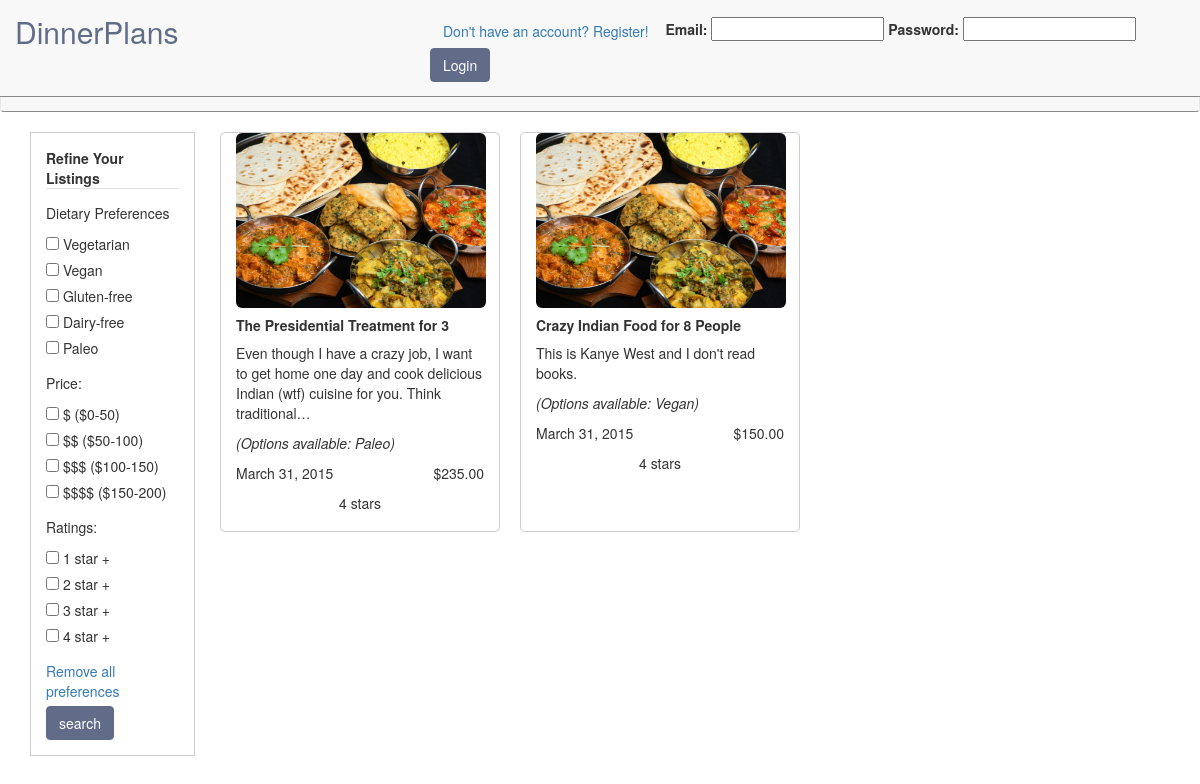
/meals/listings/5, run on the app's committed database.
### tables this page shows
CREATE TABLE `options` (
  `id` int(11) NOT NULL AUTO_INCREMENT,
  `option` varchar(45) DEFAULT NULL,
  PRIMARY KEY (`id`)
);

CREATE TABLE `meals` (
  `id` int(11) NOT NULL AUTO_INCREMENT,
  `meal` varchar(125) DEFAULT NULL,
  `description` text,
  `user_id` int(11) NOT NULL,
  `highest_bidder` int(11) DEFAULT NULL,
  `initial_price` float DEFAULT NULL,
  `category_id` int(11) NOT NULL,
  `created_at` datetime DEFAULT NULL,
  `current_price` float DEFAULT NULL,
  `ended_at` datetime DEFAULT NULL,
  `meal_date` datetime DEFAULT NULL,
  `duration` int(11) DEFAULT NULL,
  PRIMARY KEY (`id`),
  KEY `fk_items_users_idx` (`user_id`),
  KEY `fk_items_categories1_idx` (`category_id`),
  CONSTRAINT `fk_items_categories1` FOREIGN KEY (`category_id`) REFERENCES `categories` (`id`) ON DELETE NO ACTION ON UPDATE NO ACTION,
  CONSTRAINT `fk_items_users` FOREIGN KEY (`user_id`) REFERENCES `users` (`id`) ON DELETE NO ACTION ON UPDATE NO ACTION
);

### application/controllers/meals.php (called while the page is built, shortened)
<?php
class Meals extends CI_Controller
{
	public function __construct()
	{
	    $this->load->model("Meal");
		$this->load->helper('text');
	}
	public function index($category=0)
	{
		if(!empty($this->input->get()))
		{
			$meals = $this->filter_listing($this->input->get());
		}
		else if($category)
		{
			$meals = $this->Meal->show_meals_by_category($category);
		}
		else
		{
			$meals = $this->Meal->show_meals();
		}
		$categories = $this->Meal->show_categories();
		$options = $this->Meal->show_options();
		$view_data = array(
			"meals" => $meals,
			"categories" => $categories,
			"options" => $options
		);
		$this->load->view('meals/listings', $view_data);
	}
}

### index.php (called while the page is built, shortened)
<?php
require_once BASEPATH.'core/CodeIgniter.php';

### application/models/meal.php (called while the page is built, shortened)
<?php
class Meal extends CI_Model
{
	function show_options()
	{
		return $this->db->query("SELECT * FROM options;")->result_array();
	}
	function show_options_by_meal($id)
	{
		$query = "SELECT GROUP_CONCAT(' ',o.option) AS options FROM options o INNER JOIN meal_has_options mho on o.id = mho.option_id WHERE mho.meal_id = ?;";
		$values = array($id);
		$result = $this->db->query($query,$values)->row_array();
		$options = $result["options"];
		return $options;
	}
	function show_meals_by_category($category)
	{
		$query = "SELECT m.* FROM meals m LEFT JOIN meal_has_options mho on m.id = mho.meal_id WHERE m.category_id = ? AND ended_at IS NULL GROUP BY m.id ORDER BY m.meal_date;";
		$values = array($category);
		$result = $this->db->query($query,$values)->result_array();
		return $result;
	}
	public function get_meal_img($item_number)
	{
		$query = "SELECT file_path AS img_path FROM images LEFT JOIN meal_has_images ON meal_has_images.image_id = images.id LEFT JOIN meals ON meal_has_images.meal_id = meals.id WHERE meals.id = ? ORDER BY images.created_at DESC LIMIT 1";
		$returned = $this->db->query($query, array($item_number))->row_array();
		return $returned;
	}
}

### application/views/meals/listings.php (the view, shortened to what this page needs)
<!DOCTYPE html>
<html>
<head>
	<link rel="stylesheet" href="/assets/css/bootstrap.min.css">
	<link rel="stylesheet" type="text/css" href="/assets/css/main.css">
	<link rel="stylesheet" type="text/css" href="/assets/css/meal-listings.css">
</head>
<body>
	<div class="container">
		<div class="row content">
			<div class="col-xs-2">
				<form action="/meals/filter/" name="preferences" class="preferences" method="get">
					<fieldset>
						<legend>Refine Your Listings</legend>
						<div class="control-group">
							<p>Dietary Preferences</p>
<?php
						foreach ($options as $option)
						{
							$checkbox = 'dietary_' . $option['id'];
?>
							<label>
								<input name="dietary_<?=$option["id"]?>" type="checkbox" class="chkbox" value="<?=$option["id"]?>"
<?php
								if($this->input->get($checkbox))
								{
									echo "checked";
								}
?>
								> <?=$option["option"]?>
							</label>
<?php
						}
?>
						</div>
						<div class="control-group">
							<p>Price:</p>
							<label>
								<input name="price_1" type="checkbox" class="chkbox" value="1"
<?php
								if($this->input->get("price_1"))
								{
									echo "checked";
								}
?>
								> $ ($0-50)
							</label>
							<label>
								<input name="price_2" type="checkbox" class="chkbox" value="2"
<?php
								if($this->input->get("price_2"))
								{
									echo "checked";
								}
?>
								> $$ ($50-100)
							</label>
							<label>
								<input name="price_3" type="checkbox" class="chkbox" value="3"
<?php
								if($this->input->get("price_3"))
								{
									echo "checked";
								}
?>
								> $$$ ($100-150)
							</label>
							<label>
								<input name="price_4" type="checkbox" class="chkbox" value="4"
<?php
								if($this->input->get("price_4"))
								{
									echo "checked";
								}
?>
								> $$$$ ($150-200)
							</label>
						</div>
						<div class="control-group">
							<p>Ratings:</p>
							<label>
								<input name="rating_1" type="checkbox" class="chkbox" value="1"
								<?php
									if($this->input->get("rating_1"))
									{
										echo "checked";
									}
	?>
								> 1 star +
							</label>
							<label>
								<input name="rating_2" type="checkbox" class="chkbox" value="2"
<?php
								if($this->input->get("rating_2"))
								{
									echo "checked";
								}
?>
								> 2 star +
							</label>
							<label>
								<input name="rating_3" type="checkbox" class="chkbox" value="3"
<?php
								if($this->input->get("rating_3"))
								{
									echo "checked";
								}
?>
								> 3 star +
							</label>
							<label>
								<input name="rating_4" type="checkbox" class="chkbox" value="4"
<?php
								if($this->input->get("rating_4"))
								{
									echo "checked";
								}
?>
								> 4 star +
							</label>
						</div>
						<label>
							<a href="/meals/listings/" id="uncheckAll">Remove all preferences</a>
						</label>
						<input type="submit" value="search" class="btn blue">
					</fieldset>
				</form>
			</div>
			<div class="col-xs-10">
				<div class="row">
<?php
			foreach ($meals as $meal)
			{
				$meal['img'] = $this->Meal->get_meal_img($meal['id'])['img_path'];
				$meal['options'] = $this->Meal->show_options_by_meal($meal['id']);
				$meal["description"] = character_limiter($meal["description"],115,'&#8230;');
?>
					<div class="col-xs-4 meal-box">
						<a href="/meals/listing/<?=$meal["id"]?>"><img src="<?=$meal["img"]?>" class="img-rounded sm"></a>
						<h5><strong><?=$meal["meal"]?></strong></h5>
						<p class="description"><?=$meal["description"]?></p>
<?php
					if(count($meal['options']))
					{
?>
						<p><em>(Options available: <?=$meal["options"]?>)</em></p>
<?php
					}
?>
						<div class="row">
							<div class="col-xs-6">
								<p class="date">March 31, 2015</p>
							</div>
							<div class="col-xs-6">
								<p class="price text-right">$<?=number_format($meal["current_price"],2,'.','')?></p>
							</div>
						</div>
						<p class="rating text-center">4 stars</p>
					</div>
<?php
				}
?>
				</div>
			</div>
		</div>
	</div>
</body>
</html>

### assets/css/main.css (style rules this page uses)
* { margin: 0; padding: 0; }
.blue { border: 1px solid #606c88; background-color: #606c88; color: white; }
body { padding-top: 60px; }

### assets/css/meal-listings.css (style rules this page uses)
form.preferences { display:inline-block; border:1px solid #ccc; padding: 15px; }
div.control-group { margin-bottom: 15px; }
form.preferences label { display:block; margin-right:8px; }
form.preferences legend { font-size:14px; font-weight:bold; margin-bottom: 4px; }
form.preferences label { display:block; font-weight: normal; }
form.preferences p { margin-top:10px; }
img.sm { width:250px; height:auto; max-height: 175px; }
div.meal-box { border: 1px solid #ccc; border-radius: 5px 5px 5px 5px; margin:0px 10px 10px 10px; width:280px; min-height:400px; }

### data on the page
options: option "Vegetarian"
options: option "Vegan"
options: option "Gluten-free"
options: option "Dairy-free"
options: option "Paleo"
meals: meal "The Presidential Treatment for 3", description "Even though I have a crazy job, I want to get home one day and cook delicious Indian (wtf) cuisine for you. Think traditional…", options "Paleo", current_price "235.00"
meals: meal "Crazy Indian Food for 8 People", description "This is Kanye West and I don't read books.", options "Vegan", current_price "150.00"
